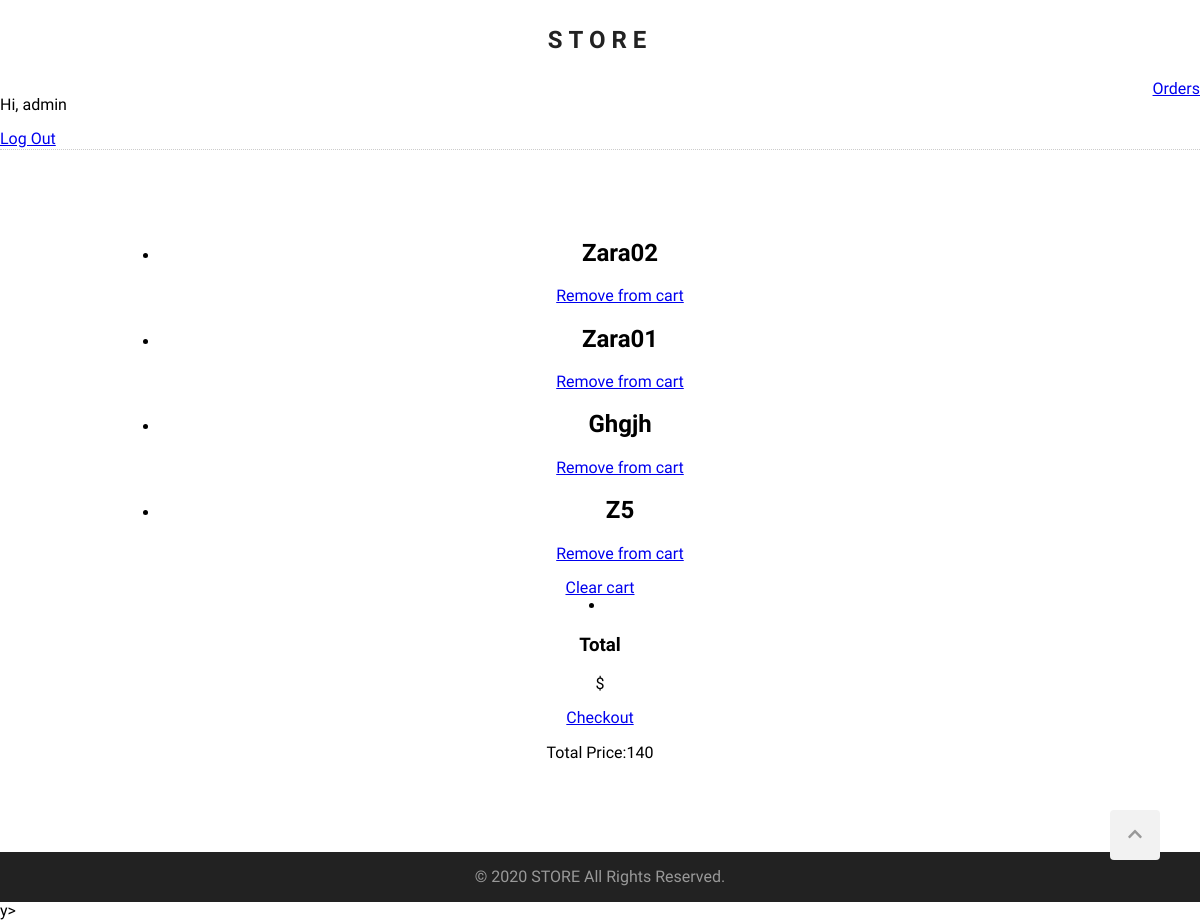
The app's page /cart/ (signed in), older data.
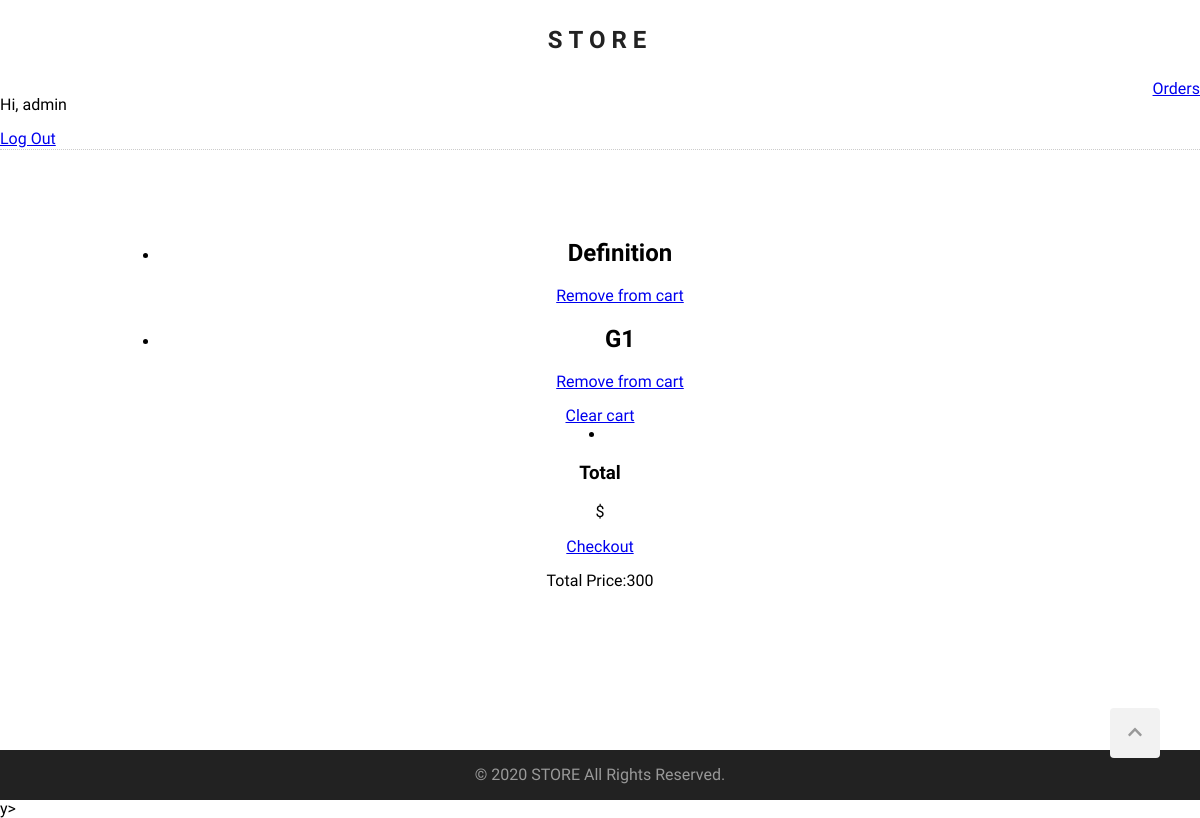
The same page, newer data.
### products/models.py (models this page shows, shortened)
class Product(models.Model):
    brand = models.CharField(max_length=100)
    title = models.CharField(max_length=100)
    description = models.TextField(max_length=500)
    price = models.PositiveIntegerField()
    created_at = models.DateTimeField(null=True, blank=True)
    image = models.ImageField(upload_to='products/', null=True)

### carts/views.py (the view)
# urls.py: path('cart/', cart, name='cart'),
@login_required
def cart(request):
    user = request.user
    products = user.cart.items.all()
    total_price = user.cart.total_price()
    return render(request, 'carts/cart.html', {'products': products, 'total_price': total_price})

### carts/models.py (called while the page is built)
    def total_price(self):
        total = 0
        for item in self.items.all():
            total += item.price
        return total

### templates/carts/cart.html (shortened to what this page needs)
{% extends "base.html" %}
{% block content %}
<section class="clearfix">
    <ul>
        {% for product in products %}
        <div>
            <li>
                <h2>
                    {{ product.title | capfirst }}
                </h2>
                <a href="{% url 'remove_from_cart' product_id=product.id %}">
                    Remove from cart
                </a>
            </li>
        </div>
        {% empty %}
        <li>
            <p>No Products Yet.</p>
        </li>
        {% endfor %}
    </ul>
    <a class="clear" href="{% url 'remove_all_from_cart' %}">Clear cart</a>
    <li class="item" id="cart-summary">
        <div>
            <h3>Total</h3>
        </div>
        <div>
            <p>${{ cart.total_price }}</p>
        </div>
        <div>
            <a href="{% url 'order' %}" class="checkout">Checkout</a>
        </div>
    </li>
    <p>Total Price:{{ total_price }}</p>
</section>
{% endblock %}

Row changes from the older to the newer data that the page shows:
removed Product: title "Zara02"
removed Product: title "Zara01"
removed Product: title "Ghgjh"
removed Product: title "Z5"
added Product: title "Definition"
added Product: title "G1"
Text that changed along with them:
{{ total_price }}: "140" → "300"
